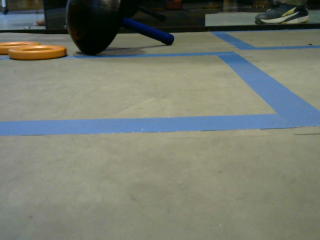
#> input picture opencv/shooting-blue-1.png, 320 x 240 px
$ python findgoal.py
#> lines starting #> are read from the running program, lines starting #| are printed output that depends on the picture; after the words box and inside, x2 and y2 are one past the last pixel; in counts of white or black regions, pixels touching at a corner belong together
import cv2
import numpy as np
import os

def empty(x):
     pass

cv2.namedWindow("TrackBars")
cv2.resizeWindow("TrackBars",600,300)
cv2.createTrackbar("Hue Min","TrackBars", 0, 179, empty)
#> slider 'Hue Min' is set to 35
cv2.createTrackbar("Hue Max","TrackBars", 179, 179, empty)
cv2.createTrackbar("Sat Min","TrackBars", 0, 255, empty)
#> slider 'Sat Min' is set to 51
cv2.createTrackbar("Sat Max","TrackBars", 255, 255, empty)
cv2.createTrackbar("Val Min","TrackBars", 0, 255, empty)
#> slider 'Val Min' is set to 51
cv2.createTrackbar("Val Max","TrackBars", 255, 255, empty)


img = cv2.imread('shooting-blue-1.png')
#> img is the input picture: shape (240, 320, 3); mean B, G, R 111.3, 123.1, 118.2
# [6 lines of commented-out code are left out]

imgHSV = cv2.cvtColor(img, cv2.COLOR_BGR2HSV)
#> imgHSV: shape (240, 320, 3); mean H, S, V 45, 59.7, 128.6
cv2.imshow('HSV Image', imgHSV)


while True:
     h_min = cv2.getTrackbarPos("Hue Min","TrackBars")
     h_max = cv2.getTrackbarPos("Hue Max","TrackBars")
     s_min = cv2.getTrackbarPos("Sat Min","TrackBars")
     s_max = cv2.getTrackbarPos("Sat Max","TrackBars")
     v_min = cv2.getTrackbarPos("Val Min","TrackBars")
     v_max = cv2.getTrackbarPos("Val Max","TrackBars")
     print(h_min, h_max, s_min, s_max, v_min, v_max)

     lower = np.array([h_min, s_min, v_min])
     upper = np.array([h_max, s_max, v_max])
     mask = cv2.inRange(imgHSV, lower, upper)
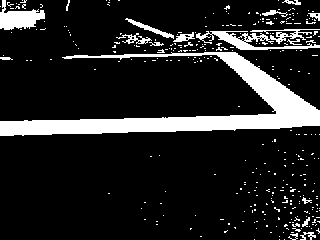
#> mask: shape (240, 320); 14% white; 327 white regions (309 under 20 px), largest, box (x1, y1, x2, y2) and area: (0, 52, 320, 136) 7068, (196, 29, 320, 50) 1061, (0, 0, 45, 30) 729

     kernel = np.ones((3, 3), np.uint8)
     # Repeat the erosion and dilation by changing iterations.
     mask_erode = cv2.erode(mask, kernel, iterations=1)
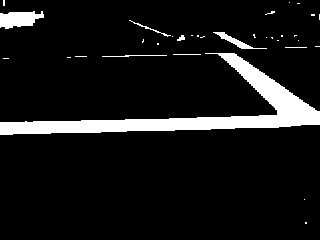
#> mask_erode: shape (240, 320); 8.9% white; 33 white regions (25 under 20 px), largest, box (x1, y1, x2, y2) and area: (0, 53, 320, 135) 5726, (0, 11, 44, 29) 548, (213, 32, 267, 49) 215
     blurMask = cv2.dilate(mask_erode, kernel, iterations=1)
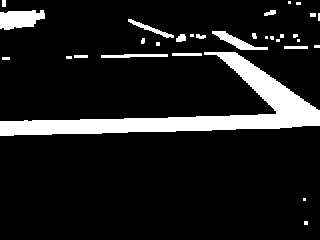
#> blurMask: shape (240, 320); 11.4% white; 31 white regions (15 under 20 px), largest, box (x1, y1, x2, y2) and area: (0, 52, 320, 136) 6649, (0, 10, 45, 30) 671, (212, 31, 268, 50) 361

     # blurMask = cv2.medianBlur(mask,5)

     cv2.imshow('Mask', mask)
     cv2.imshow('Blur Mask', blurMask)

     if cv2.waitKey(1) == ord('q'):
#> (key q is pressed here)
          break

$ run again, with opencv/four-rings.jpg saved as opencv/shooting-blue-1.png
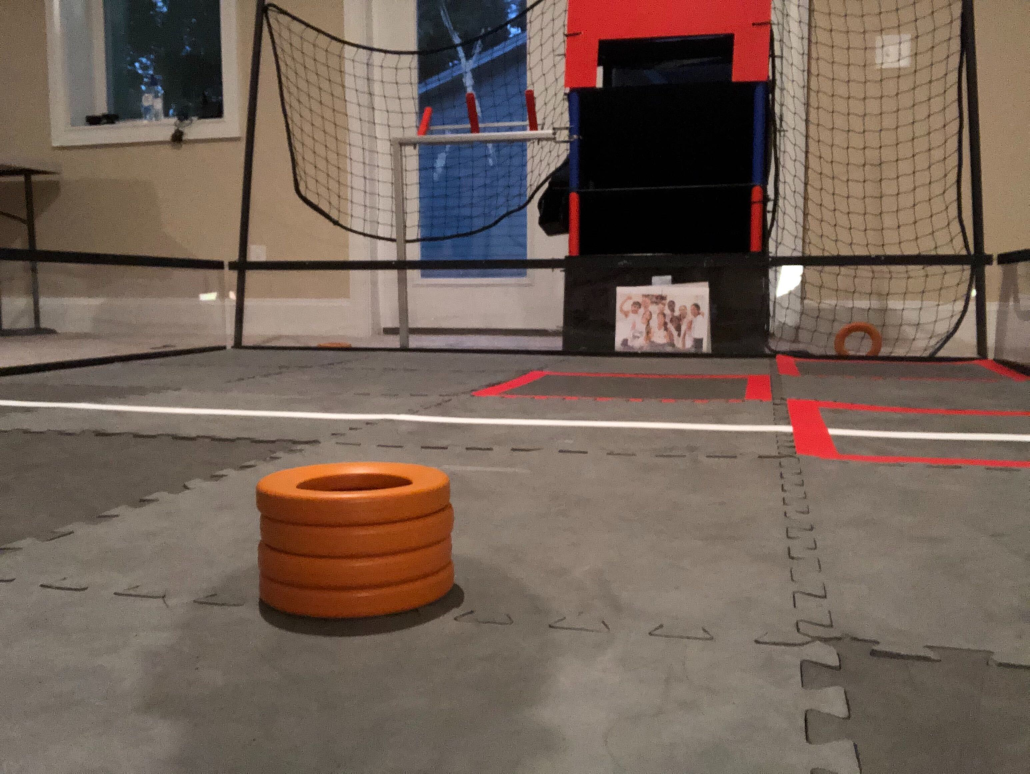
#> input picture opencv/four-rings.jpg, 3088 x 2320 px (shown at 1/3 size)
#> img is the input picture: shape (2320, 3088, 3); mean B, G, R 86.8, 97.7, 115
#> imgHSV: shape (2320, 3088, 3); mean H, S, V 21.9, 68.2, 117
#> `mask = cv2.inRange(imgHSV, lower, upper)`:
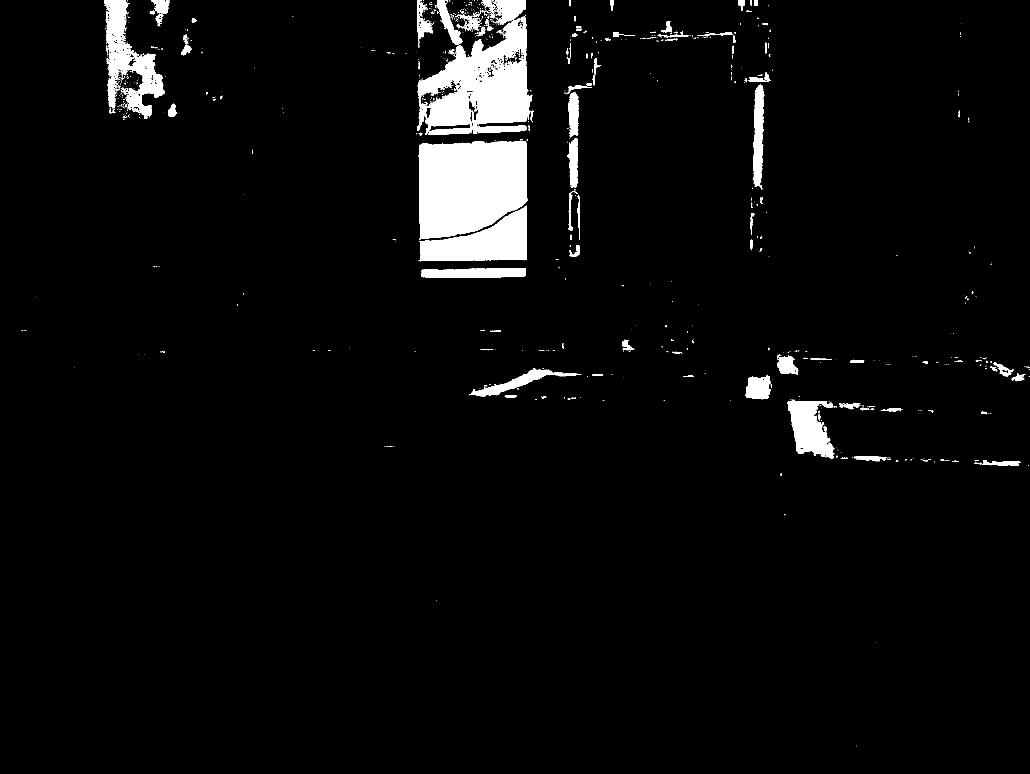
#> mask: shape (2320, 3088) (shown at 1/3 size); 4% white; 1125 white regions (959 under 20 px), largest, box (x1, y1, x2, y2) and area: (1256, 422, 1583, 719) 81337, (1251, 44, 1601, 405) 67293, (1255, 617, 1581, 784) 29383
#> mask_erode: shape (2320, 3088); 3.4% white; 371 white regions (273 under 20 px), largest, box (x1, y1, x2, y2) and area: (1257, 424, 1581, 716) 79908, (1254, 66, 1593, 404) 58930, (1262, 619, 1580, 782) 28325
#> `blurMask = cv2.dilate(mask_erode, kernel, iterations=1)`:
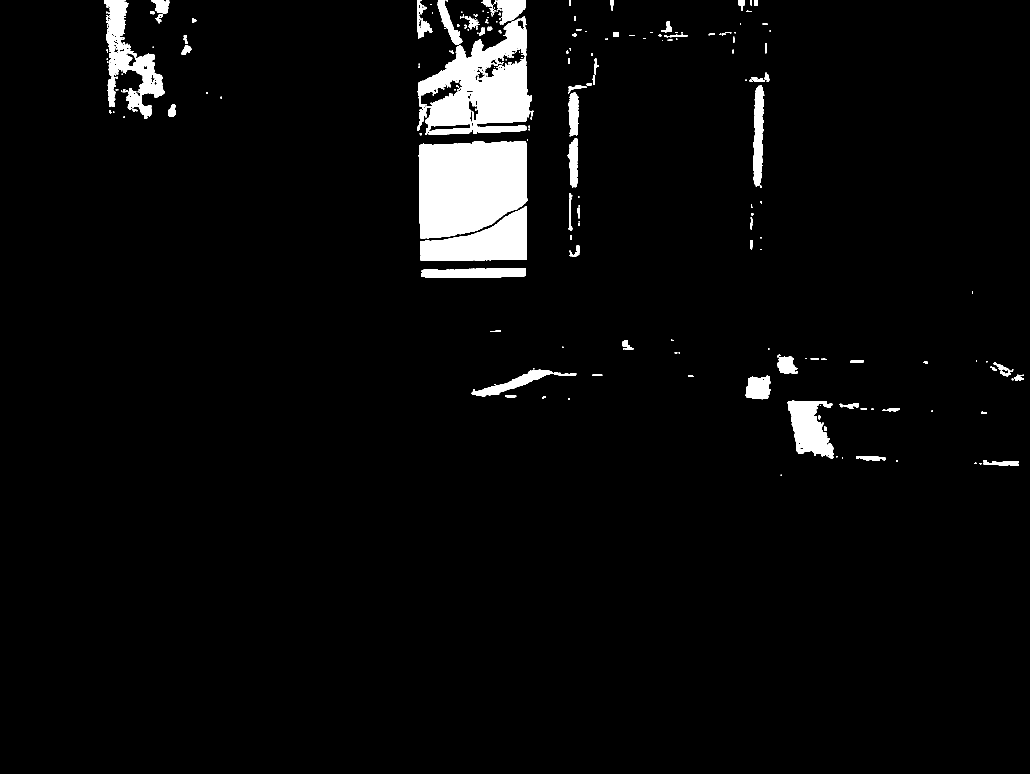
#> blurMask: shape (2320, 3088) (shown at 1/3 size); 3.8% white; 284 white regions (129 under 20 px), largest, box (x1, y1, x2, y2) and area: (1256, 423, 1582, 717) 81238, (1252, 48, 1600, 405) 65035, (1261, 618, 1581, 783) 29335

$ run again, with opencv/no-rings.jpg saved as opencv/shooting-blue-1.png
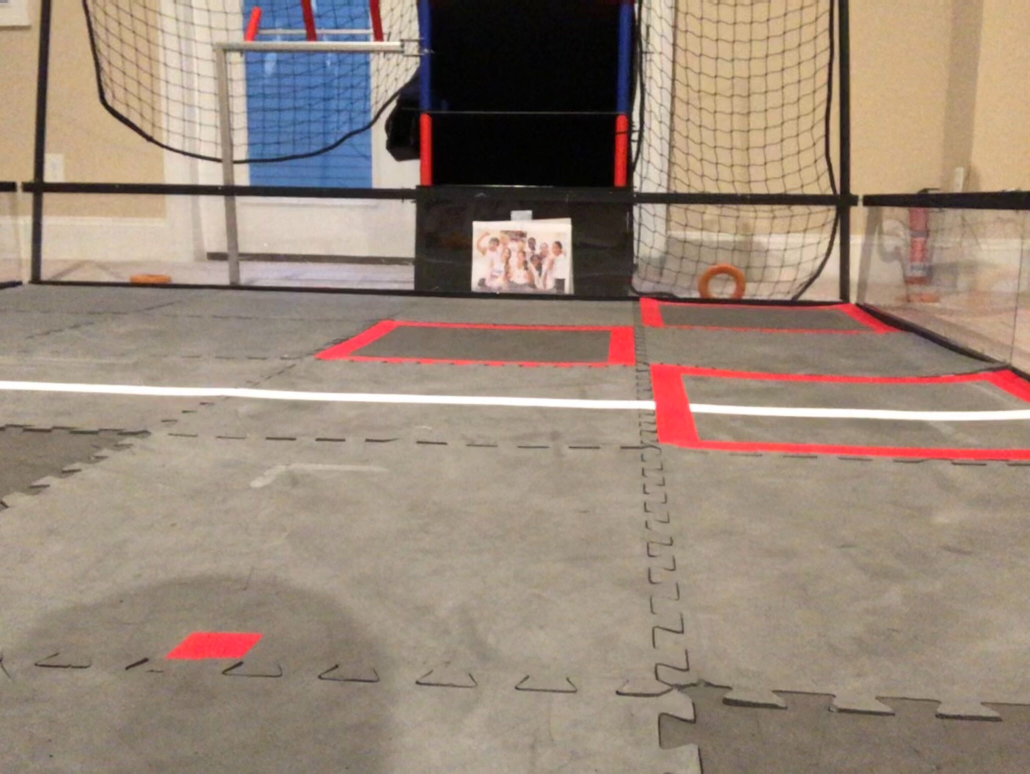
#> input picture opencv/no-rings.jpg, 3088 x 2320 px (shown at 1/3 size)
#> img is the input picture: shape (2320, 3088, 3); mean B, G, R 120.8, 135.6, 153.6
#> imgHSV: shape (2320, 3088, 3); mean H, S, V 24.4, 61.6, 155.9
#> `mask = cv2.inRange(imgHSV, lower, upper)`:
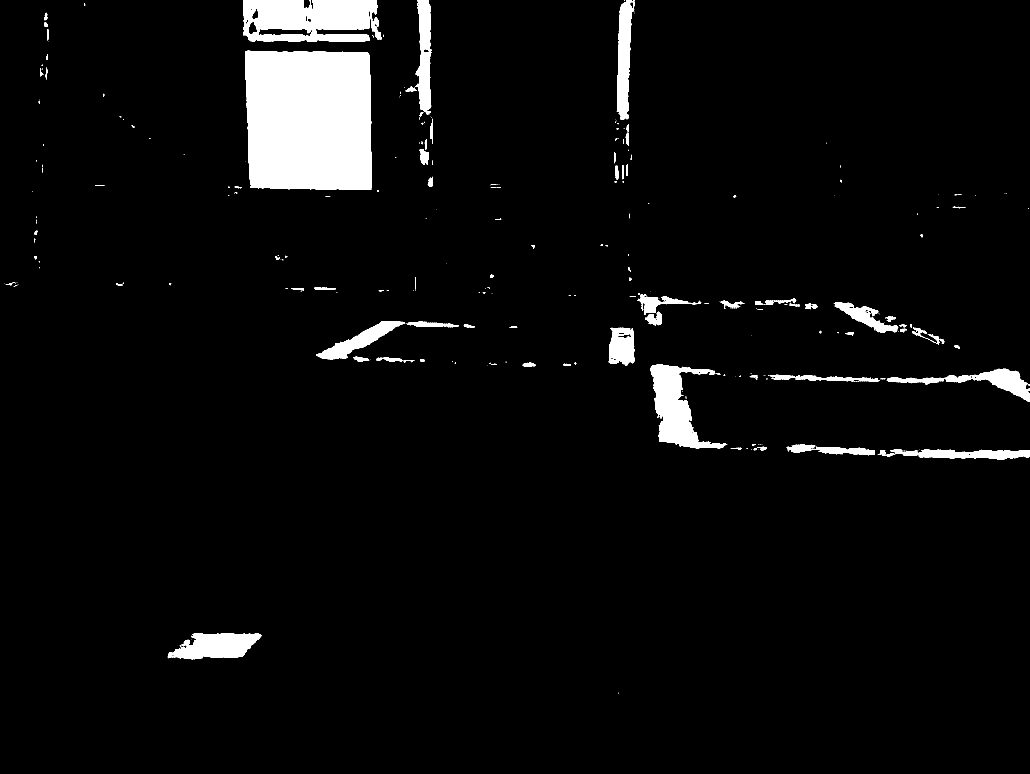
#> mask: shape (2320, 3088) (shown at 1/3 size); 4.5% white; 440 white regions (336 under 20 px), largest, box (x1, y1, x2, y2) and area: (735, 151, 1116, 570) 152243, (729, 0, 1146, 126) 41282, (1950, 1092, 2181, 1346) 24322
#> mask_erode: shape (2320, 3088); 4.1% white; 149 white regions (72 under 20 px), largest, box (x1, y1, x2, y2) and area: (736, 153, 1115, 569) 150460, (730, 0, 1131, 125) 38130, (1953, 1093, 2175, 1344) 22511
#> `blurMask = cv2.dilate(mask_erode, kernel, iterations=1)`:
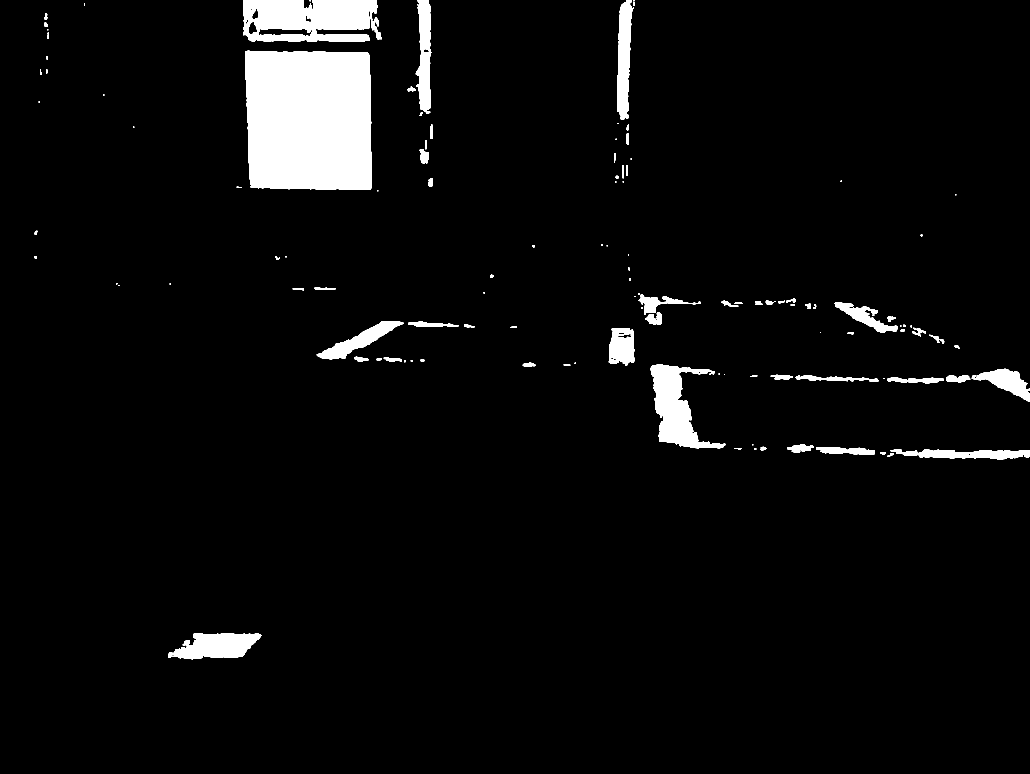
#> blurMask: shape (2320, 3088) (shown at 1/3 size); 4.4% white; 130 white regions (34 under 20 px), largest, box (x1, y1, x2, y2) and area: (735, 152, 1116, 570) 152200, (729, 0, 1145, 126) 41113, (1952, 1092, 2176, 1345) 24147

$ run again, with opencv/one-ring.jpg saved as opencv/shooting-blue-1.png
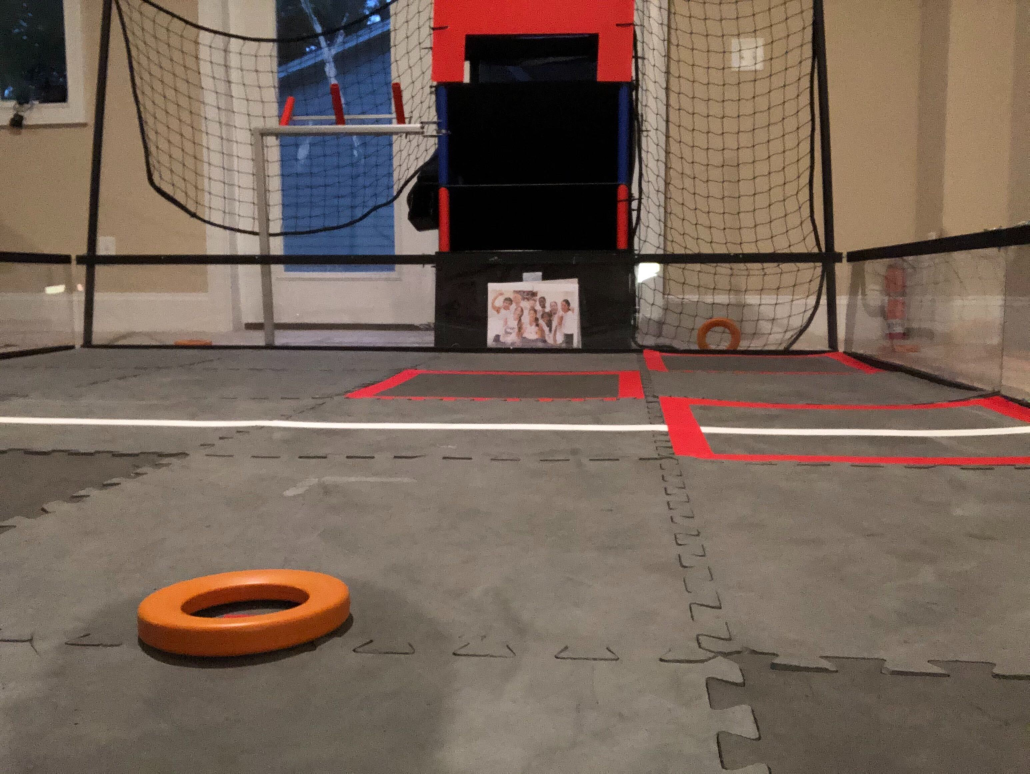
#> input picture opencv/one-ring.jpg, 3088 x 2320 px (shown at 1/3 size)
#> img is the input picture: shape (2320, 3088, 3); mean B, G, R 88.4, 100.5, 118.3
#> imgHSV: shape (2320, 3088, 3); mean H, S, V 22, 69.1, 120.3
#> `mask = cv2.inRange(imgHSV, lower, upper)`:
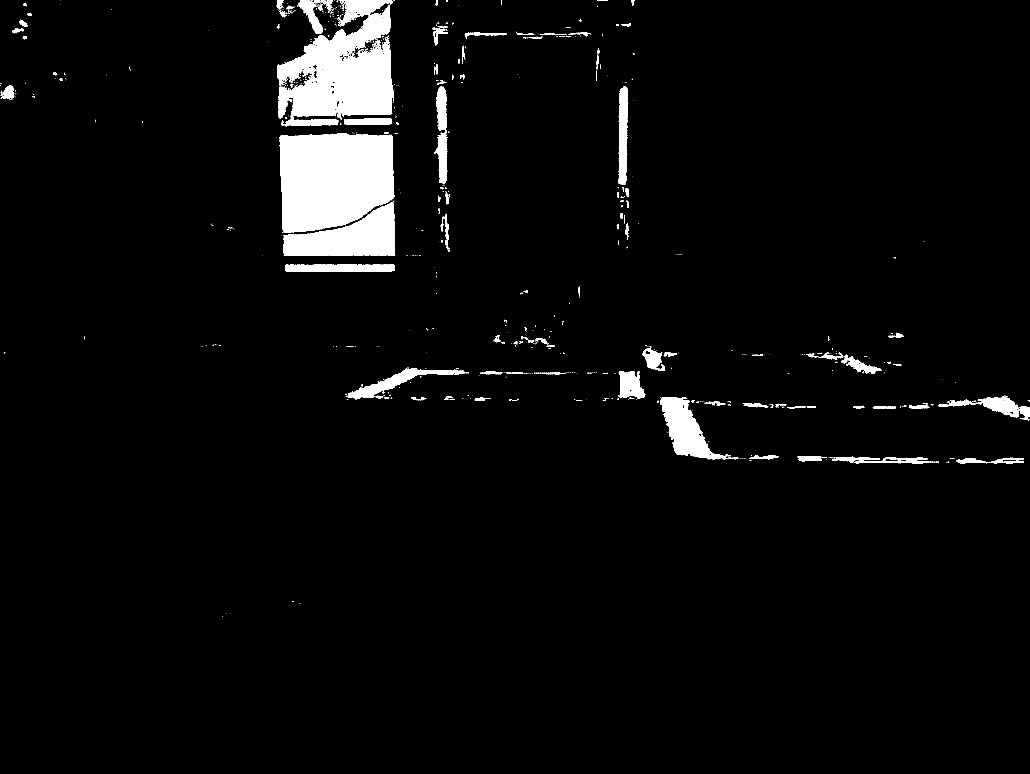
#> mask: shape (2320, 3088) (shown at 1/3 size); 4% white; 862 white regions (727 under 20 px), largest, box (x1, y1, x2, y2) and area: (839, 399, 1185, 698) 87537, (832, 0, 1181, 381) 79288, (850, 602, 1186, 768) 30989
#> mask_erode: shape (2320, 3088); 3.6% white; 279 white regions (178 under 20 px), largest, box (x1, y1, x2, y2) and area: (840, 400, 1183, 696) 86097, (833, 17, 1177, 377) 67058, (852, 608, 1184, 766) 29909
#> `blurMask = cv2.dilate(mask_erode, kernel, iterations=1)`:
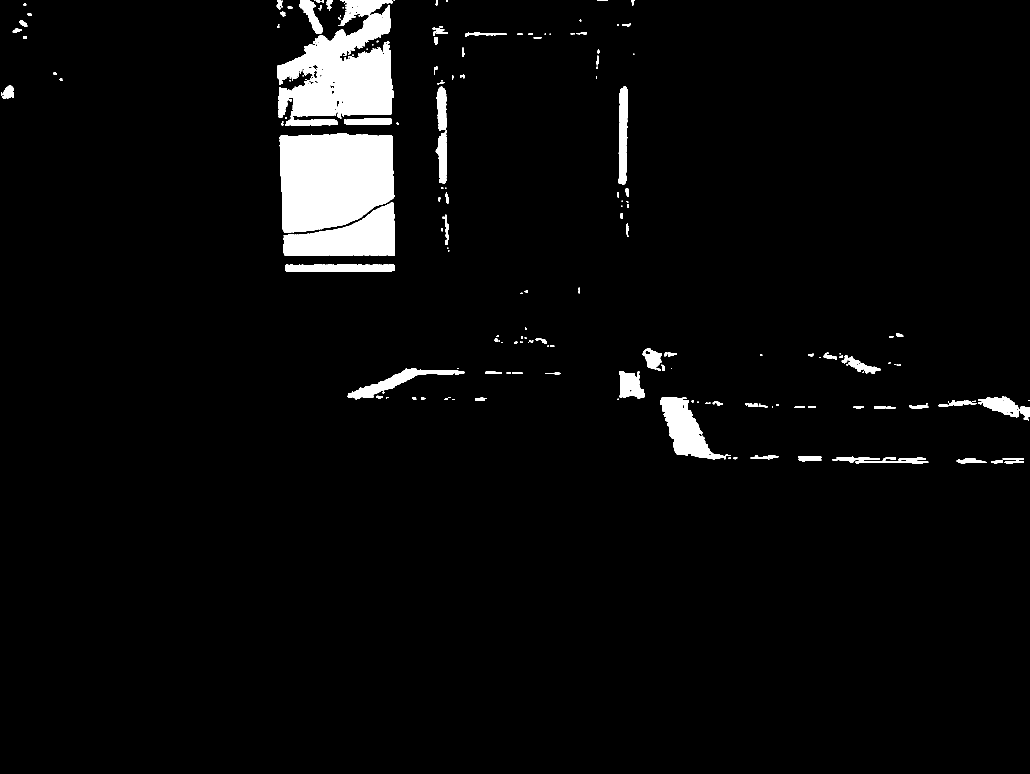
#> blurMask: shape (2320, 3088) (shown at 1/3 size); 3.9% white; 220 white regions (76 under 20 px), largest, box (x1, y1, x2, y2) and area: (839, 399, 1184, 697) 87461, (832, 16, 1178, 378) 72448, (851, 607, 1185, 767) 30943
